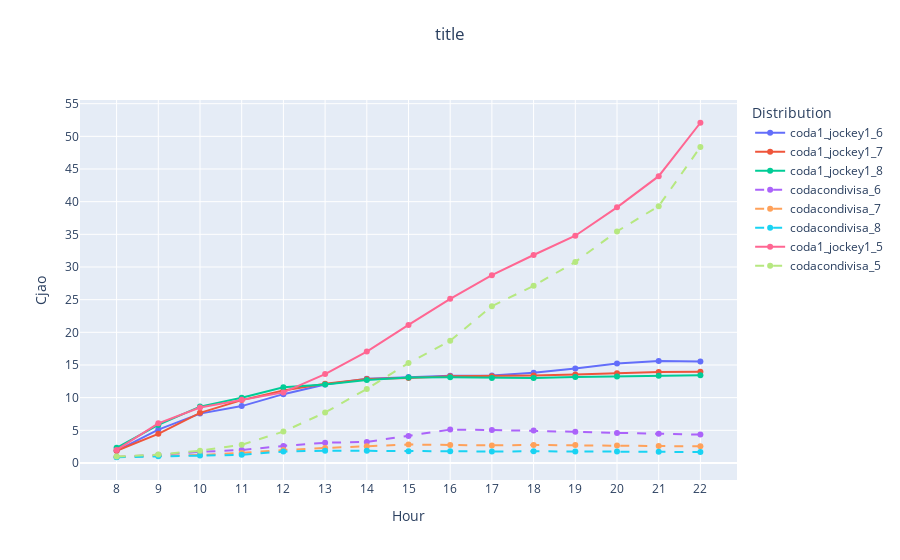

This figure's notebook cell:
### Code cell
# Average waiting time
normalize = False

fig =  go.Figure()

dash_line=dict(dash='dash')

fig = add_simulation_to_plot(fig, df_simulations, 'coda1_jockey1_6', "Avg_waiting_times_standard", normalize=normalize)
fig = add_simulation_to_plot(fig, df_simulations, 'coda1_jockey1_7', "Avg_waiting_times_standard", normalize=normalize)
fig = add_simulation_to_plot(fig, df_simulations, 'coda1_jockey1_8', "Avg_waiting_times_standard", normalize=normalize)

fig = add_simulation_to_plot(fig, df_simulations, 'codacondivisa_6', "Avg_waiting_times_standard", normalize=normalize, line=dash_line)
fig = add_simulation_to_plot(fig, df_simulations, 'codacondivisa_7', "Avg_waiting_times_standard", normalize=normalize, line=dash_line)
fig = add_simulation_to_plot(fig, df_simulations, 'codacondivisa_8', "Avg_waiting_times_standard", normalize=normalize, line=dash_line)

fig = add_simulation_to_plot(fig, df_simulations, 'coda1_jockey1_5', "Avg_waiting_times_standard", normalize=normalize)
fig = add_simulation_to_plot(fig, df_simulations, 'codacondivisa_5', "Avg_waiting_times_standard", normalize=normalize, line=dash_line)


fig = decorate_figure(fig,
    title="Average waiting time",
    y_axis_title="Value", dtick=5)
fig = fig.update_layout(
        title={
            'text': "title" ,
            'y':0.95,
            'x':0.5,
            'xanchor': 'center',
            'yanchor': 'top'},
        xaxis_title="Hour",
        yaxis_title="Cjao",
        legend_title="Distribution",
    )

fig.show()

### Figure 1 — Plotly figure (JSON) as saved in the notebook; plotly's stock layout.template omitted (floating-point values rounded to 4 significant figures)
{"data": [{"mode": "lines+markers", "name": "coda1_jockey1_6", "type": "scatter", "x": [8, 9, 10, 11, 12, 13, 14, 15, 16, 17, 18, 19, 20, 21, 22], "y": [1.868, 5.104, 7.554, 8.707, 10.53, 12.0, 12.87, 13.17, 13.36, 13.4, 13.81, 14.45, 15.22, 15.62, 15.55]}, {"mode": "lines+markers", "name": "coda1_jockey1_7", "type": "scatter", "x": [8, 9, 10, 11, 12, 13, 14, 15, 16, 17, 18, 19, 20, 21, 22], "y": [1.872, 4.456, 7.671, 9.623, 11.09, 12.12, 12.87, 13.0, 13.29, 13.29, 13.4, 13.55, 13.74, 13.92, 13.96]}, {"mode": "lines+markers", "name": "coda1_jockey1_8", "type": "scatter", "x": [8, 9, 10, 11, 12, 13, 14, 15, 16, 17, 18, 19, 20, 21, 22], "y": [2.317, 5.828, 8.625, 9.99, 11.6, 12.01, 12.71, 13.1, 13.12, 13.0, 12.99, 13.15, 13.23, 13.34, 13.43]}, {"line": {"dash": "dash"}, "mode": "lines+markers", "name": "codacondivisa_6", "type": "scatter", "x": [8, 9, 10, 11, 12, 13, 14, 15, 16, 17, 18, 19, 20, 21, 22], "y": [0.9211, 1.241, 1.693, 1.987, 2.616, 3.096, 3.223, 4.146, 5.113, 5.045, 4.954, 4.773, 4.606, 4.457, 4.347]}, {"line": {"dash": "dash"}, "mode": "lines+markers", "name": "codacondivisa_7", "type": "scatter", "x": [8, 9, 10, 11, 12, 13, 14, 15, 16, 17, 18, 19, 20, 21, 22], "y": [0.9335, 1.115, 1.208, 1.538, 1.981, 2.297, 2.564, 2.834, 2.752, 2.692, 2.759, 2.739, 2.662, 2.59, 2.543]}, {"line": {"dash": "dash"}, "mode": "lines+markers", "name": "codacondivisa_8", "type": "scatter", "x": [8, 9, 10, 11, 12, 13, 14, 15, 16, 17, 18, 19, 20, 21, 22], "y": [0.875, 1.01, 1.14, 1.249, 1.757, 1.87, 1.855, 1.802, 1.785, 1.763, 1.784, 1.773, 1.738, 1.705, 1.681]}, {"mode": "lines+markers", "name": "coda1_jockey1_5", "type": "scatter", "x": [8, 9, 10, 11, 12, 13, 14, 15, 16, 17, 18, 19, 20, 21, 22], "y": [2.004, 6.063, 8.477, 9.673, 10.8, 13.6, 17.06, 21.13, 25.13, 28.74, 31.84, 34.79, 39.13, 43.9, 52.08]}, {"line": {"dash": "dash"}, "mode": "lines+markers", "name": "codacondivisa_5", "type": "scatter", "x": [8, 9, 10, 11, 12, 13, 14, 15, 16, 17, 18, 19, 20, 21, 22], "y": [0.9721, 1.279, 1.889, 2.779, 4.804, 7.719, 11.33, 15.3, 18.7, 24.0, 27.12, 30.78, 35.45, 39.32, 48.37]}], "layout": {"legend": {"title": {"text": "Distribution"}}, "title": {"text": "title", "x": 0.5, "xanchor": "center", "y": 0.95, "yanchor": "top"}, "xaxis": {"dtick": 1, "tick0": 0, "tickmode": "linear", "title": {"text": "Hour"}}, "yaxis": {"dtick": 5, "tick0": 0, "tickmode": "linear", "title": {"text": "Cjao"}}}}
